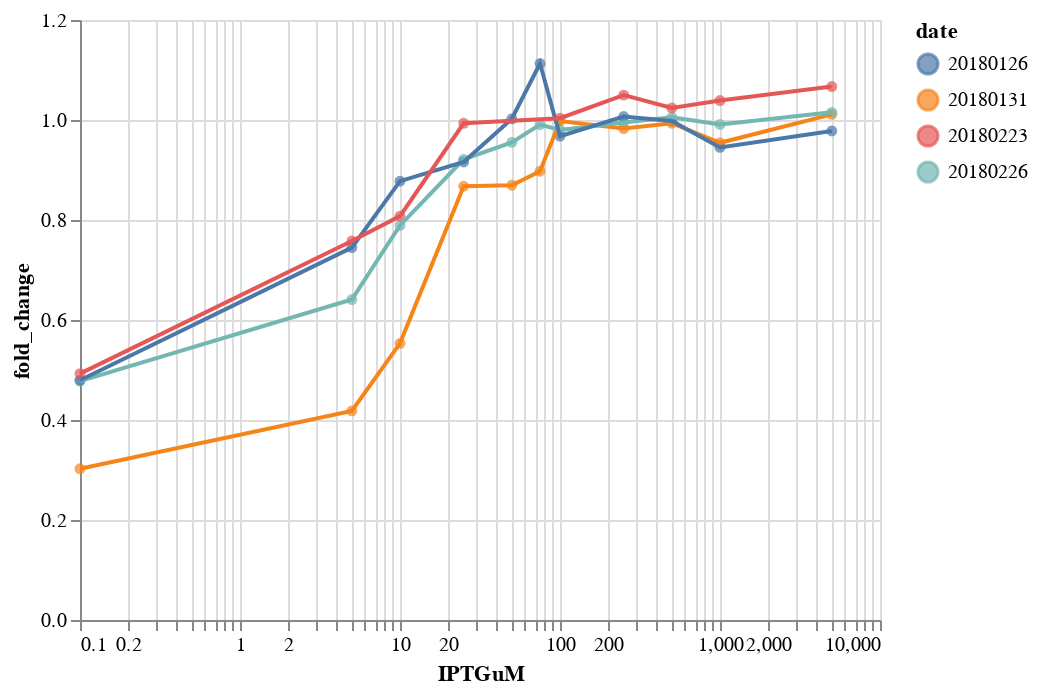

Notebook code cell kept with this figure:
### Markdown cell above
The fold-change in gene expression can be written as

$$
\text{fold-change}  = {1 \over 1 + e^{\beta F}}.
$$

Given a measurement of fold-change, the experimentally observed value for the Bohr parameter can be calculated as 

$$
\text{F_{meas}} = \log\left({1 \over \text{fold-change}} - 1\right)
$$

For theoretical considerations, this formualtion is fine. Experimentally, however, it is possible to have measurements of fold-change $\geq 1$ or $\leq 0$ due to measurement noise. This makes inference of the empirical $\Delta F$ difficult as $F_{meas}$ cannot be calculated directly. 

The purpose of this notebook is to work out some inferential scheme to determine the best estimate of $F_{meas}$.

### Code cell
# Load the data and isolate a representative mutant. 
data = pd.read_csv('../../data/csv/compiled_data.csv')
Y20I = data[(data['mutant']=='Y20I') & (data['repressors'] == 260) & (data['operator']=='O2')]

# Plot the data set to see if it makes sense. 
Y20I_chart = alt.Chart(data=Y20I[Y20I['IPTGuM'] > 0])
Y20I_points = Y20I_chart.mark_point(filled=True).encode( 
    x=alt.X('IPTGuM:Q', scale={'type':'log'}), 
    y='fold_change:Q', color='date:N')

Y20I_lines = Y20I_chart.mark_line().encode(
    x='IPTGuM:Q', y='fold_change:Q', color='date:N')

Y20I_points + Y20I_lines

### Figure 1 — Vega-Lite specification as saved in the notebook (floating-point values rounded to 4 significant figures)
{"$schema": "https://vega.github.io/schema/vega-lite/v2.6.0.json", "config": {"view": {"height": 300, "width": 400}}, "datasets": {"data-871ad5bdb03937e5b3f7f4d2c52b921a": [{"IPTGuM": 0.1, "class": "DNA", "date": 20180131, "fold_change": 0.3025, "mutant": "Y20I", "operator": "O2", "repressors": 260, "username": "sbarnes"}, {"IPTGuM": 5, "class": "DNA", "date": 20180131, "fold_change": 0.4183, "mutant": "Y20I", "operator": "O2", "repressors": 260, "username": "sbarnes"}, {"IPTGuM": 10, "class": "DNA", "date": 20180131, "fold_change": 0.5533, "mutant": "Y20I", "operator": "O2", "repressors": 260, "username": "sbarnes"}, {"IPTGuM": 25, "class": "DNA", "date": 20180131, "fold_change": 0.8675, "mutant": "Y20I", "operator": "O2", "repressors": 260, "username": "sbarnes"}, {"IPTGuM": 50, "class": "DNA", "date": 20180131, "fold_change": 0.8696, "mutant": "Y20I", "operator": "O2", "repressors": 260, "username": "sbarnes"}, {"IPTGuM": 75, "class": "DNA", "date": 20180131, "fold_change": 0.8975, "mutant": "Y20I", "operator": "O2", "repressors": 260, "username": "sbarnes"}, {"IPTGuM": 100, "class": "DNA", "date": 20180131, "fold_change": 0.9979, "mutant": "Y20I", "operator": "O2", "repressors": 260, "username": "sbarnes"}, {"IPTGuM": 250, "class": "DNA", "date": 20180131, "fold_change": 0.9829, "mutant": "Y20I", "operator": "O2", "repressors": 260, "username": "sbarnes"}, {"IPTGuM": 500, "class": "DNA", "date": 20180131, "fold_change": 0.9937, "mutant": "Y20I", "operator": "O2", "repressors": 260, "username": "sbarnes"}, {"IPTGuM": 1000, "class": "DNA", "date": 20180131, "fold_change": 0.9544, "mutant": "Y20I", "operator": "O2", "repressors": 260, "username": "sbarnes"}, {"IPTGuM": 5000, "class": "DNA", "date": 20180131, "fold_change": 1.011, "mutant": "Y20I", "operator": "O2", "repressors": 260, "username": "sbarnes"}, {"IPTGuM": 0.1, "class": "DNA", "date": 20180226, "fold_change": 0.4779, "mutant": "Y20I", "operator": "O2", "repressors": 260, "username": "sbarnes"}, {"IPTGuM": 5, "class": "DNA", "date": 20180226, "fold_change": 0.641, "mutant": "Y20I", "operator": "O2", "repressors": 260, "username": "sbarnes"}, {"IPTGuM": 10, "class": "DNA", "date": 20180226, "fold_change": 0.789, "mutant": "Y20I", "operator": "O2", "repressors": 260, "username": "sbarnes"}, {"IPTGuM": 25, "class": "DNA", "date": 20180226, "fold_change": 0.9215, "mutant": "Y20I", "operator": "O2", "repressors": 260, "username": "sbarnes"}, {"IPTGuM": 50, "class": "DNA", "date": 20180226, "fold_change": 0.9553, "mutant": "Y20I", "operator": "O2", "repressors": 260, "username": "sbarnes"}, {"IPTGuM": 75, "class": "DNA", "date": 20180226, "fold_change": 0.9907, "mutant": "Y20I", "operator": "O2", "repressors": 260, "username": "sbarnes"}, {"IPTGuM": 100, "class": "DNA", "date": 20180226, "fold_change": 0.9802, "mutant": "Y20I", "operator": "O2", "repressors": 260, "username": "sbarnes"}, {"IPTGuM": 250, "class": "DNA", "date": 20180226, "fold_change": 0.9949, "mutant": "Y20I", "operator": "O2", "repressors": 260, "username": "sbarnes"}, {"IPTGuM": 500, "class": "DNA", "date": 20180226, "fold_change": 1.006, "mutant": "Y20I", "operator": "O2", "repressors": 260, "username": "sbarnes"}, {"IPTGuM": 1000, "class": "DNA", "date": 20180226, "fold_change": 0.9911, "mutant": "Y20I", "operator": "O2", "repressors": 260, "username": "sbarnes"}, {"IPTGuM": 5000, "class": "DNA", "date": 20180226, "fold_change": 1.015, "mutant": "Y20I", "operator": "O2", "repressors": 260, "username": "sbarnes"}, {"IPTGuM": 0.1, "class": "DNA", "date": 20180126, "fold_change": 0.4795, "mutant": "Y20I", "operator": "O2", "repressors": 260, "username": "sbarnes"}, {"IPTGuM": 5, "class": "DNA", "date": 20180126, "fold_change": 0.7448, "mutant": "Y20I", "operator": "O2", "repressors": 260, "username": "sbarnes"}, {"IPTGuM": 10, "class": "DNA", "date": 20180126, "fold_change": 0.8778, "mutant": "Y20I", "operator": "O2", "repressors": 260, "username": "sbarnes"}, {"IPTGuM": 25, "class": "DNA", "date": 20180126, "fold_change": 0.9162, "mutant": "Y20I", "operator": "O2", "repressors": 260, "username": "sbarnes"}, {"IPTGuM": 50, "class": "DNA", "date": 20180126, "fold_change": 1.002, "mutant": "Y20I", "operator": "O2", "repressors": 260, "username": "sbarnes"}, {"IPTGuM": 75, "class": "DNA", "date": 20180126, "fold_change": 1.113, "mutant": "Y20I", "operator": "O2", "repressors": 260, "username": "sbarnes"}, {"IPTGuM": 100, "class": "DNA", "date": 20180126, "fold_change": 0.9675, "mutant": "Y20I", "operator": "O2", "repressors": 260, "username": "sbarnes"}, {"IPTGuM": 250, "class": "DNA", "date": 20180126, "fold_change": 1.007, "mutant": "Y20I", "operator": "O2", "repressors": 260, "username": "sbarnes"}, {"IPTGuM": 500, "class": "DNA", "date": 20180126, "fold_change": 0.998, "mutant": "Y20I", "operator": "O2", "repressors": 260, "username": "sbarnes"}, {"IPTGuM": 1000, "class": "DNA", "date": 20180126, "fold_change": 0.9452, "mutant": "Y20I", "operator": "O2", "repressors": 260, "username": "sbarnes"}, {"IPTGuM": 5000, "class": "DNA", "date": 20180126, "fold_change": 0.9781, "mutant": "Y20I", "operator": "O2", "repressors": 260, "username": "sbarnes"}, {"IPTGuM": 0.1, "class": "DNA", "date": 20180223, "fold_change": 0.4927, "mutant": "Y20I", "operator": "O2", "repressors": 260, "username": "sbarnes"}, {"IPTGuM": 5, "class": "DNA", "date": 20180223, "fold_change": 0.758, "mutant": "Y20I", "operator": "O2", "repressors": 260, "username": "sbarnes"}, {"IPTGuM": 10, "class": "DNA", "date": 20180223, "fold_change": 0.8077, "mutant": "Y20I", "operator": "O2", "repressors": 260, "username": "sbarnes"}, {"IPTGuM": 25, "class": "DNA", "date": 20180223, "fold_change": 0.9934, "mutant": "Y20I", "operator": "O2", "repressors": 260, "username": "sbarnes"}, {"IPTGuM": 100, "class": "DNA", "date": 20180223, "fold_change": 1.004, "mutant": "Y20I", "operator": "O2", "repressors": 260, "username": "sbarnes"}, {"IPTGuM": 250, "class": "DNA", "date": 20180223, "fold_change": 1.05, "mutant": "Y20I", "operator": "O2", "repressors": 260, "username": "sbarnes"}, {"IPTGuM": 500, "class": "DNA", "date": 20180223, "fold_change": 1.024, "mutant": "Y20I", "operator": "O2", "repressors": 260, "username": "sbarnes"}, {"IPTGuM": 1000, "class": "DNA", "date": 20180223, "fold_change": 1.039, "mutant": "Y20I", "operator": "O2", "repressors": 260, "username": "sbarnes"}, {"IPTGuM": 5000, "class": "DNA", "date": 20180223, "fold_change": 1.067, "mutant": "Y20I", "operator": "O2", "repressors": 260, "username": "sbarnes"}]}, "layer": [{"data": {"name": "data-871ad5bdb03937e5b3f7f4d2c52b921a"}, "encoding": {"color": {"field": "date", "type": "nominal"}, "x": {"field": "IPTGuM", "scale": {"type": "log"}, "type": "quantitative"}, "y": {"field": "fold_change", "type": "quantitative"}}, "mark": {"filled": true, "type": "point"}}, {"data": {"name": "data-871ad5bdb03937e5b3f7f4d2c52b921a"}, "encoding": {"color": {"field": "date", "type": "nominal"}, "x": {"field": "IPTGuM", "type": "quantitative"}, "y": {"field": "fold_change", "type": "quantitative"}}, "mark": "line"}]}
